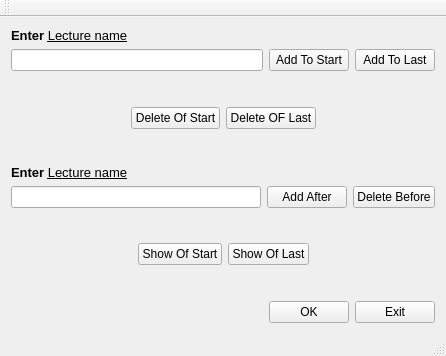
<?xml version="1.0" encoding="UTF-8"?>
<ui version="4.0">
 <class>Library</class>
 <widget class="QMainWindow" name="Library">
  <property name="geometry">
   <rect>
    <x>0</x>
    <y>0</y>
    <width>446</width>
    <height>356</height>
   </rect>
  </property>
  <property name="windowTitle">
   <string>Library</string>
  </property>
  <widget class="QWidget" name="centralWidget">
   <layout class="QVBoxLayout" name="verticalLayout">
    <item>
     <widget class="QLabel" name="label">
      <property name="text">
       <string>&lt;html&gt;&lt;head/&gt;&lt;body&gt;&lt;p&gt;&lt;span style=&quot; font-size:10pt; font-weight:600;&quot;&gt;Enter &lt;/span&gt;&lt;span style=&quot; font-size:10pt; text-decoration: underline;&quot;&gt;Lecture name&lt;/span&gt;&lt;/p&gt;&lt;/body&gt;&lt;/html&gt;</string>
      </property>
     </widget>
    </item>
    <item>
     <layout class="QHBoxLayout" name="horizontalLayout">
      <item>
       <widget class="QLineEdit" name="lineEdit"/>
      </item>
      <item>
       <widget class="QPushButton" name="btnAddStart">
        <property name="text">
         <string>Add To Start</string>
        </property>
       </widget>
      </item>
      <item>
       <widget class="QPushButton" name="btnAddLast">
        <property name="text">
         <string>Add To Last</string>
        </property>
       </widget>
      </item>
     </layout>
    </item>
    <item>
     <spacer name="verticalSpacer">
      <property name="orientation">
       <enum>Qt::Vertical</enum>
      </property>
      <property name="sizeHint" stdset="0">
       <size>
        <width>20</width>
        <height>15</height>
       </size>
      </property>
     </spacer>
    </item>
    <item>
     <layout class="QHBoxLayout" name="horizontalLayout_2">
      <item>
       <spacer name="horizontalSpacer_2">
        <property name="orientation">
         <enum>Qt::Horizontal</enum>
        </property>
        <property name="sizeHint" stdset="0">
         <size>
          <width>40</width>
          <height>20</height>
         </size>
        </property>
       </spacer>
      </item>
      <item>
       <widget class="QPushButton" name="btnDeleteStart">
        <property name="text">
         <string>Delete Of Start</string>
        </property>
       </widget>
      </item>
      <item>
       <widget class="QPushButton" name="btnDeleteLast">
        <property name="text">
         <string>Delete OF Last</string>
        </property>
       </widget>
      </item>
      <item>
       <spacer name="horizontalSpacer_3">
        <property name="orientation">
         <enum>Qt::Horizontal</enum>
        </property>
        <property name="sizeHint" stdset="0">
         <size>
          <width>40</width>
          <height>20</height>
         </size>
        </property>
       </spacer>
      </item>
     </layout>
    </item>
    <item>
     <spacer name="verticalSpacer_2">
      <property name="orientation">
       <enum>Qt::Vertical</enum>
      </property>
      <property name="sizeHint" stdset="0">
       <size>
        <width>20</width>
        <height>14</height>
       </size>
      </property>
     </spacer>
    </item>
    <item>
     <widget class="QLabel" name="label_2">
      <property name="text">
       <string>&lt;html&gt;&lt;head/&gt;&lt;body&gt;&lt;p&gt;&lt;span style=&quot; font-size:10pt; font-weight:600;&quot;&gt;Enter &lt;/span&gt;&lt;span style=&quot; font-size:10pt; text-decoration: underline;&quot;&gt;Lecture name&lt;/span&gt;&lt;/p&gt;&lt;/body&gt;&lt;/html&gt;</string>
      </property>
     </widget>
    </item>
    <item>
     <layout class="QHBoxLayout" name="horizontalLayout_3">
      <item>
       <widget class="QLineEdit" name="lineEdit_2"/>
      </item>
      <item>
       <widget class="QPushButton" name="btnAddAfter">
        <property name="text">
         <string>Add After</string>
        </property>
       </widget>
      </item>
      <item>
       <widget class="QPushButton" name="btnDeleteBefore">
        <property name="text">
         <string>Delete Before</string>
        </property>
       </widget>
      </item>
     </layout>
    </item>
    <item>
     <spacer name="verticalSpacer_3">
      <property name="orientation">
       <enum>Qt::Vertical</enum>
      </property>
      <property name="sizeHint" stdset="0">
       <size>
        <width>20</width>
        <height>15</height>
       </size>
      </property>
     </spacer>
    </item>
    <item>
     <layout class="QHBoxLayout" name="horizontalLayout_4">
      <item>
       <spacer name="horizontalSpacer_4">
        <property name="orientation">
         <enum>Qt::Horizontal</enum>
        </property>
        <property name="sizeHint" stdset="0">
         <size>
          <width>40</width>
          <height>20</height>
         </size>
        </property>
       </spacer>
      </item>
      <item>
       <widget class="QPushButton" name="btnShowOfStart">
        <property name="text">
         <string>Show Of Start</string>
        </property>
       </widget>
      </item>
      <item>
       <widget class="QPushButton" name="btnShowOfLast">
        <property name="text">
         <string>Show Of Last</string>
        </property>
       </widget>
      </item>
      <item>
       <spacer name="horizontalSpacer_5">
        <property name="orientation">
         <enum>Qt::Horizontal</enum>
        </property>
        <property name="sizeHint" stdset="0">
         <size>
          <width>40</width>
          <height>20</height>
         </size>
        </property>
       </spacer>
      </item>
     </layout>
    </item>
    <item>
     <spacer name="verticalSpacer_4">
      <property name="orientation">
       <enum>Qt::Vertical</enum>
      </property>
      <property name="sizeHint" stdset="0">
       <size>
        <width>20</width>
        <height>14</height>
       </size>
      </property>
     </spacer>
    </item>
    <item>
     <layout class="QHBoxLayout" name="horizontalLayout_5">
      <item>
       <spacer name="horizontalSpacer">
        <property name="orientation">
         <enum>Qt::Horizontal</enum>
        </property>
        <property name="sizeHint" stdset="0">
         <size>
          <width>40</width>
          <height>20</height>
         </size>
        </property>
       </spacer>
      </item>
      <item>
       <widget class="QPushButton" name="pushButton">
        <property name="text">
         <string>OK</string>
        </property>
       </widget>
      </item>
      <item>
       <widget class="QPushButton" name="btnExit">
        <property name="text">
         <string>Exit</string>
        </property>
       </widget>
      </item>
     </layout>
    </item>
   </layout>
  </widget>
  <widget class="QMenuBar" name="menuBar">
   <property name="geometry">
    <rect>
     <x>0</x>
     <y>0</y>
     <width>446</width>
     <height>20</height>
    </rect>
   </property>
  </widget>
  <widget class="QToolBar" name="mainToolBar">
   <attribute name="toolBarArea">
    <enum>TopToolBarArea</enum>
   </attribute>
   <attribute name="toolBarBreak">
    <bool>false</bool>
   </attribute>
  </widget>
  <widget class="QStatusBar" name="statusBar"/>
 </widget>
 <layoutdefault spacing="6" margin="11"/>
 <resources/>
 <connections/>
</ui>
